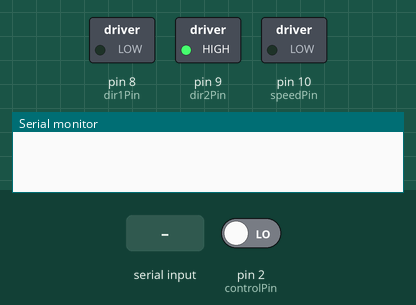
Bench run of a sketch on a simulated Arduino Uno, built with avr-gcc and run on an emulated ATmega328P. Parts: switched loads named in the sketch (green lamp = pin HIGH), the last lines printed to the serial monitor. The test bench sets the inputs (shaded band); at power-on: pin 2 (controlPin) LOW.

Above: at 1.2 s.
1.3 s: pin 2 (controlPin) driven HIGH
At 1.9 s:
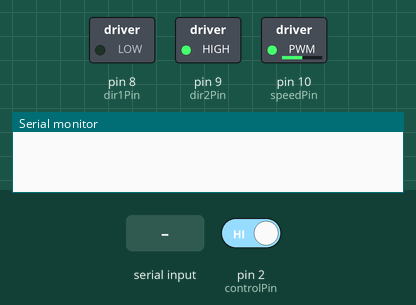
2.8 s: "90,45\n" received over Serial
At 3.3 s:
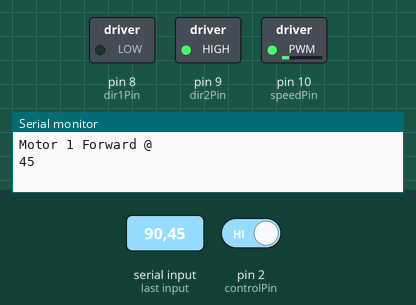
5.3 s: "30,150\n" received over Serial
At 6.1 s:
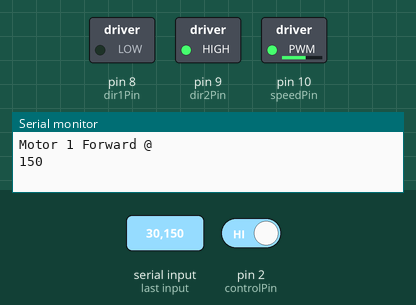
7.8 s: "200\n" received over Serial
At 8.2 s:
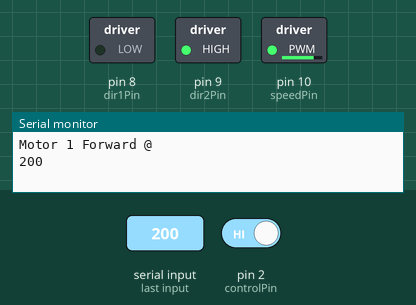
Timing chart, 0 to 10.8 s (numbered marks = the images above; inputs shaded):
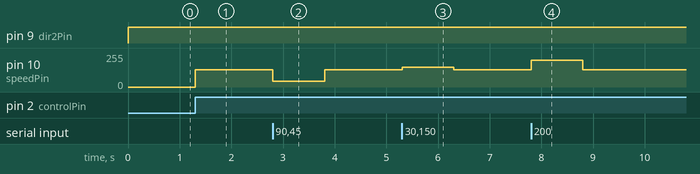

The sketch:

main.ino
```cpp
int dir1Pin = 8;
int dir2Pin = 9;
int speedPin = 10;
int controlPin = 2;
bool toggle = 0;
bool thisSwitch = 0;
bool lastSwitch = 0;


void setup() {
Serial.begin(9600);
//Define L298N Pins
pinMode(dir1Pin,OUTPUT);
pinMode(dir2Pin,OUTPUT);
pinMode(speedPin,OUTPUT);
pinMode(controlPin, INPUT);
}

void motor(int reqSpeed) {
  if(reqSpeed >= 0) {
    analogWrite(speedPin, reqSpeed);//Sets speed variable via PWM
digitalWrite(dir1Pin, LOW);
digitalWrite(dir2Pin, HIGH);
  } else if(reqSpeed < 0) {
    analogWrite(speedPin, reqSpeed);
digitalWrite(dir1Pin, HIGH);
digitalWrite(dir2Pin, LOW);
  }
}

int inByte;

void loop() {
lastSwitch = thisSwitch;
thisSwitch = digitalRead(controlPin);
if((thisSwitch == 1) && (lastSwitch == 0))
  toggle = !toggle;

  if(toggle) {
    if (Serial.available() > 0) {
        int inByte = Serial.parseInt();
        motor(inByte);
        Serial.println("Motor 1 Forward @"); // Prints out “Motor 1 Forward” on the serial monitor
        Serial.println(inByte);
        Serial.println("   "); // Creates a blank line printed on the serial monitor
    } else {
        motor(128);
    }
  } else {
    motor(0);
  }
}
```

Measured:
- after the input at 1.3 s, pin 10 (speedPin): 0/255 → 128/255 at once
- after the input at 2.8 s, pin 10 (speedPin): 128/255 → 45/255 at once, → 128/255 1.0 s later
- after the input at 5.3 s, pin 10 (speedPin): 128/255 → 150/255 at once, → 128/255 1.0 s later
- after the input at 7.8 s, pin 10 (speedPin): 128/255 → 200/255 at once, → 128/255 1.0 s later
